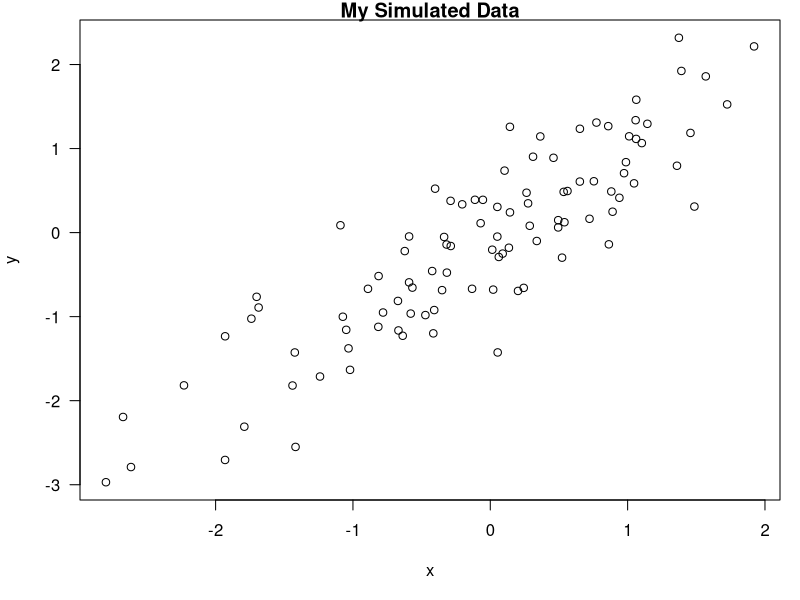
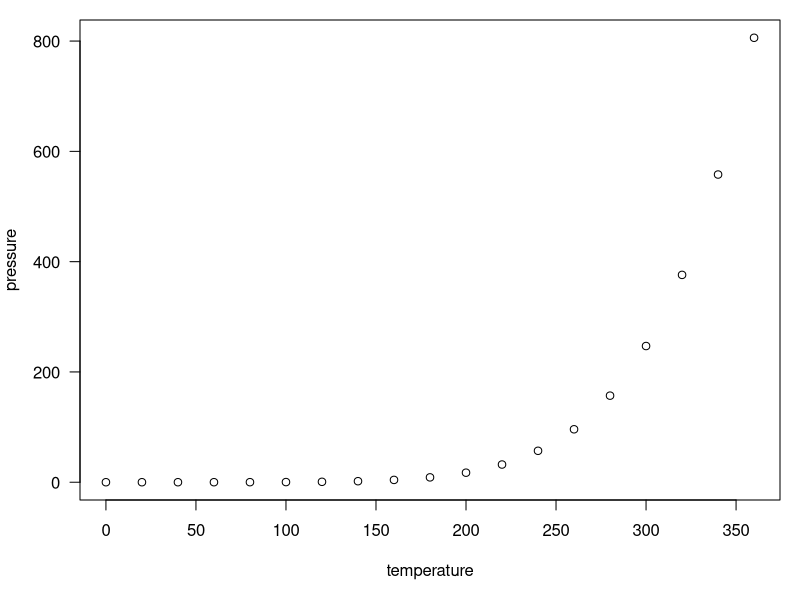

Reproduce these figures in R, in order.
## ---- chunk 1
x<-rnorm(100);y<-x+rnorm(100,sd=0.5)
## ---- chunk 2
par(mar=c(5,4,1,1),las=1)
plot(x,y,main="My Simulated Data")
## ---- chunk 3
summary(cars)
## ---- chunk 4
plot(pressure)
